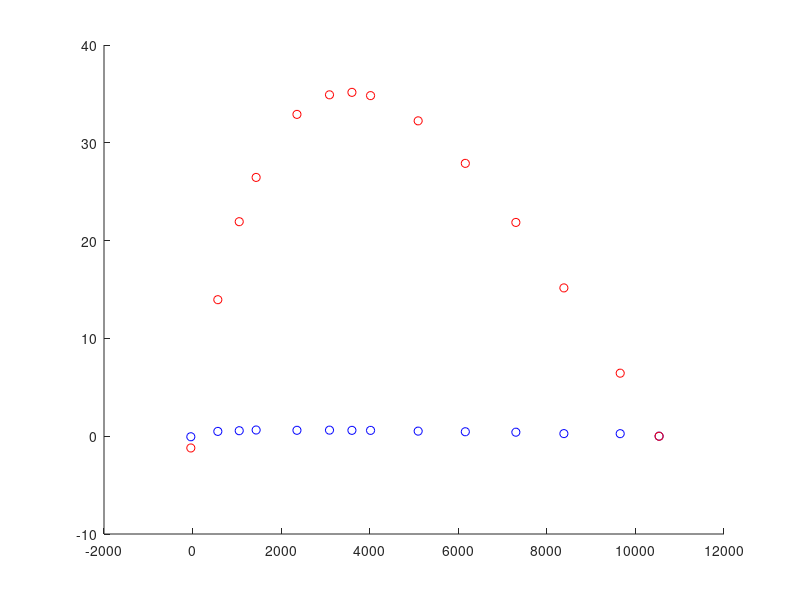

The MATLAB source for this figure: (Note: this script raises an error after producing the figure.)
function test

x = [-39.38354975	2356.955028	5093.911685	6158.805541	570.1713444	8384.578727	9655.982228	1053.451159	10534.49446	3091.774807	7300.08128	3598.153122	1435.324662	4018.770122]
% x = [10	2356.955028	5093.911685	6158.805541	570.1713444	8384.578727	9655.982228	1053.451159	10534.49446	3091.774807	7300.08128	3598.153122	1435.324662	4018.770122]
y = [1.44024626	0.256291689	0.101962099	0.073926274	0.862579672	0.03162064	0.026788057	0.532874134	9.51E-05	0.200593438	0.056153804	0.16633753	0.442080602	0.148270947]

p=x.* (y * 0.001)


xp = x;
a=3500
b=0.01
x0=10534
p2 = b*xp.*(((x0+a)./(xp+a))-1);

figure(42);
clf
hold on;
plot(x,p,'bo');
plot(xp,p2,'ro');

sx = size(x)
sp = size(p)


[x0,a,b,r_squared,x_fit,y_fit]=fit_power_curve(x,p, ...
    'figure_display',41)

% n=10;
% x=logspace(0,4,n)
% y=linspace(1.5,0,n)
% 
% 
% xf = [-1100 -200 -100 -10 logspace(0,4,100)];
% x0 = 1e4;
% a=1000;
% b=0.1;
% y2 = b*(x0+a) ./ (xf+a) - b
% 
% figure(43);
% clf
% hold on;
% plot(x,y,'ro');
% plot(xf,y2,'b-')
    
    